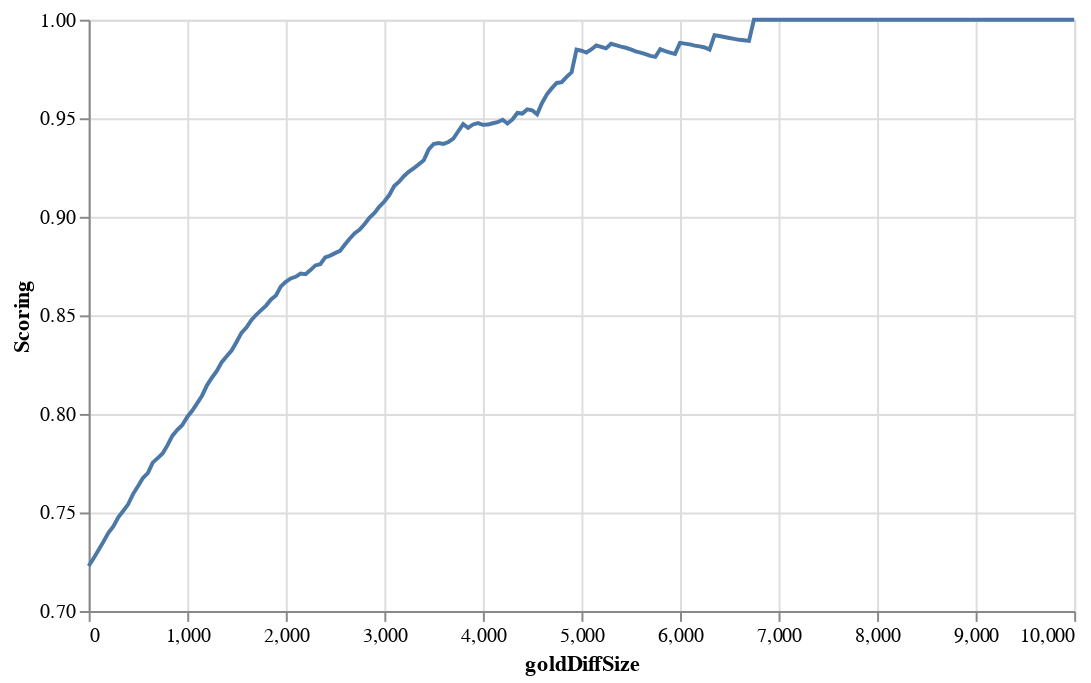

This figure's notebook cell:
### Markdown cell above
After restricting the gold difference to being at least 5000, we can see that the accuracy dramatically increased. This is directly correlated to removing a lot of the points that were in the "white zone" in the graph above. However, if we recall the circled point, the gold difference for that point was 6324 and still plays a roll in impeding our prediction. However, we can also see that only 445 rows remaining with a gold difference of 5000 or more. So there is a clear trade off here between accuracy of the test and how many rows remain.

With this in mind, let's create a graph that will explore the accuracy of the scorings with a changing gold difference.

### Code cell
clf3_Graphing_df=pd.DataFrame(columns=['goldDiffSize','Scoring','Length'])

#ChatGPT helped me on the range. I simply forgot how to do it. Reference #5. 
for i in range(0,10050,50): 
    goldDiffSize=i
    clf3_Graphing_df.loc[i,'goldDiffSize']=i
    clf3_df=df[abs(df['blueGoldDiff'])>=goldDiffSize]
    clf3.fit(clf3_df[['blueGoldDiff']],clf3_df['blueWins'])
    clf3_Graphing_df.loc[i,'Scoring']=clf3.score(clf3_df[['blueGoldDiff']],clf3_df['blueWins'])
    clf3_Graphing_df.loc[i,'Length']=len(clf3_df)


alt.Chart(clf3_Graphing_df).mark_line().encode( 
    x='goldDiffSize:Q',
    y=alt.Y('Scoring:Q', scale=alt.Scale(domain=[.7, 1])),
    tooltip=['goldDiffSize','Scoring','Length']
).properties(
    width=500
)

### Figure 1 — Vega-Lite specification as saved in the notebook (floating-point values rounded to 4 significant figures; data arrays with more than 128 entries replaced by an {"elided": "..."} marker saying what was removed)
{"config": {"view": {"continuousWidth": 400, "continuousHeight": 300}}, "data": {"name": "data-ee0499475158baaf929b9df70517c4e3"}, "mark": "line", "encoding": {"tooltip": [{"field": "goldDiffSize", "type": "quantitative"}, {"field": "Scoring", "type": "quantitative"}, {"field": "Length", "type": "quantitative"}], "x": {"field": "goldDiffSize", "type": "quantitative"}, "y": {"field": "Scoring", "scale": {"domain": [0.7, 1]}, "type": "quantitative"}}, "width": 500, "$schema": "https://vega.github.io/schema/vega-lite/v4.17.0.json", "datasets": {"data-ee0499475158baaf929b9df70517c4e3": {"elided": "201 records"}}}
